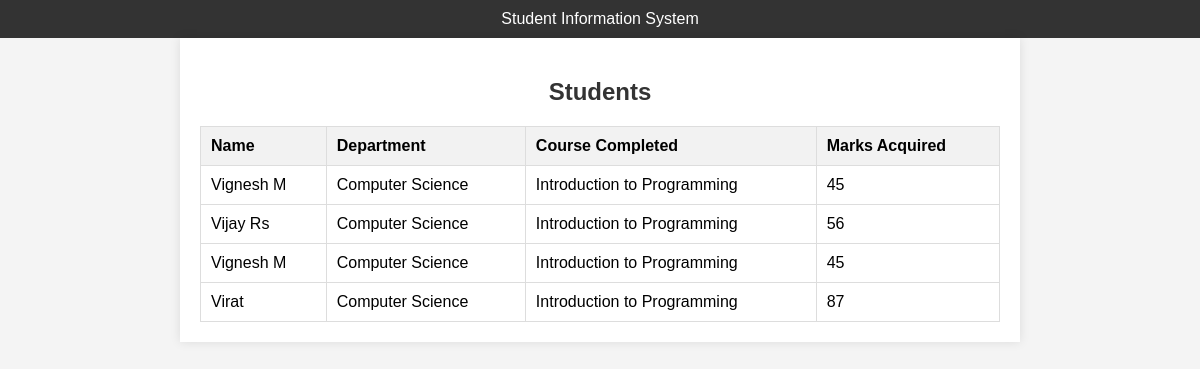
The page /students/ on the database its author committed.
### Students/models.py (models this page shows, shortened)
class Student(models.Model):
    student_id = models.IntegerField(primary_key=True)
    name = models.CharField(max_length=100)
    user_id = models.IntegerField(unique=True)
    password = models.CharField(max_length=8, null=False, blank=False,validators=[validate_password_length])
    department = models.ForeignKey(Departments, on_delete=models.CASCADE)
    class Meta:
        verbose_name_plural = 'Students'

class Departments(models.Model):
    department_id = models.IntegerField(primary_key=True)
    department_name = models.CharField(max_length=100)

class Creditss(models.Model):
    course = models.ForeignKey(Courses, on_delete=models.CASCADE)
    credit_acquired = models.IntegerField()
    student = models.ForeignKey(Student, on_delete=models.CASCADE)
    class Meta:
        unique_together = ('course', 'student')

class Courses(models.Model):
    course_id = models.IntegerField(primary_key=True)
    course_name = models.CharField(max_length=100)
    total_credit = models.IntegerField()
    duration = models.IntegerField()
    department = models.ForeignKey(Departments, on_delete=models.CASCADE)

### Students/views.py (the view)
# urls.py: path('students/', views.students, name='students')
def students(request):
    students = Student.objects.all()
    context = {"students": students}
    return render(request, 'accounts/allstudent.html', context)

### Students/templates/accounts/allstudent.html (shortened to what this page needs)
<!DOCTYPE html>
<html lang="en">
<head>
</head>
<body>
    <nav>
        <span style="color: white;">Student Information System</span>
    </nav>
    <div class="content">
        <h2>Students</h2>
        <table>
            <thead>
                <tr>
                    <th>Name</th>
                    <th>Department</th>
                    <th>Course Completed</th>
                    <th>Marks Acquired</th>
                </tr>
            </thead>
            <tbody>
                {% for student in students %}
                <tr>
                    <td>{{ student.name }}</td>
                    <td>{{ student.department.department_name }}</td>
                    <td>
                        {% for completed_course in student.creditss_set.all %}
                                {{ completed_course.course.course_name }}<br>
                        {% endfor %}
                    </td>
                    <td>
                        {% for credit in student.creditss_set.all %}
                            {{ credit.credit_acquired }}<br>
                        {% endfor %}
                    </td>
                </tr>
                {% endfor %}
            </tbody>
        </table>
    </div>
</body>
</html>

### Students/templates/accounts/allstudent.html (style rules this page uses)
body { font-family: Arial, sans-serif; background-color: #f4f4f4; margin: 0; padding: 0; }
nav { background-color: #333; color: white; padding: 10px; text-align: center; }
.content { max-width: 800px; margin: auto; padding: 20px; background-color: #fff; box-shadow: 0 0 10px rgba(0, 0, 0, 0.1); }
h2 { text-align: center; color: #333; }
table { width: 100%; border-collapse: collapse; margin-top: 20px; }
th, td { border: 1px solid #ddd; padding: 10px; text-align: left; }
th { background-color: #f2f2f2; }

### rows shown on the page
Student: name "Vignesh M", department.department_name "Computer Science"
Creditss: course.course_name "Introduction to Programming", credit_acquired "45"
Student: name "Vijay Rs", department.department_name "Computer Science"
Creditss: course.course_name "Introduction to Programming", credit_acquired "56"
Student: name "Vignesh M", department.department_name "Computer Science"
Creditss: course.course_name "Introduction to Programming", credit_acquired "45"
Student: name "Virat", department.department_name "Computer Science"
Creditss: course.course_name "Introduction to Programming", credit_acquired "87"
